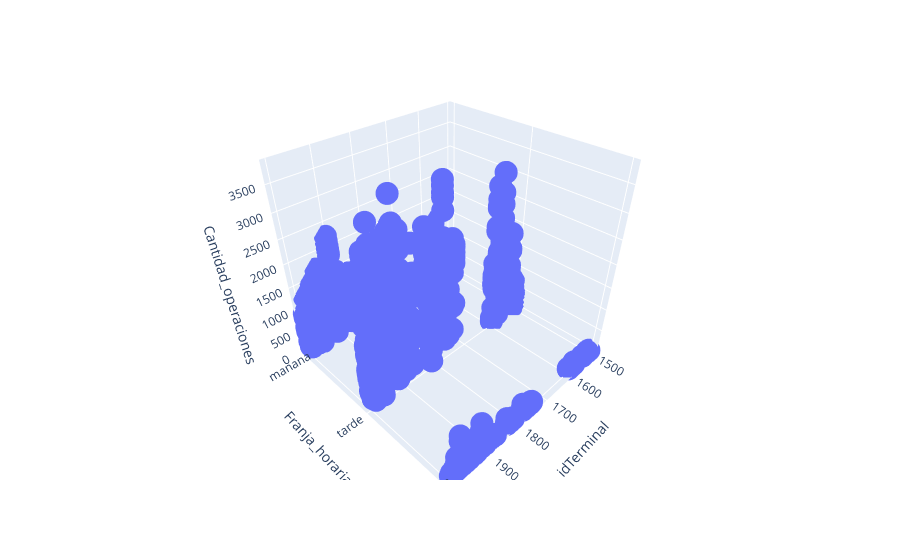

The cell this chart's notebook holds for it:
### Markdown cell above
#### Conclusiones del análisis ANOVA:
Como se puede observar, todas las variables cuentan con un p valor lo suficientemente pequeño, definiendo un intervalo de confianza de 5%, teniendo en cuenta que todas las variables cumplen con el intervalo de confianza, todas deberían ser tenidas en cuenta en el modelo

### 1.3.2 Análisis Gráfico:

### Code cell
plotly.offline.init_notebook_mode(connected=True)
fig = px.scatter_3d(dataNew, x='idTerminal', y='Franja_horaria', z='Cantidad_operaciones')
#fig.write_html("animacion1_3D.html")
fig.show()

### Figure 1 — Plotly figure (JSON) as saved in the notebook; plotly's stock layout.template omitted (floating-point values rounded to 4 significant figures; data arrays with more than 128 entries replaced by an {"elided": "..."} marker saying what was removed)
{"data": [{"hovertemplate": "idTerminal=%{x}<br>Franja_horaria=%{y}<br>Cantidad_operaciones=%{z}<extra></extra>", "legendgroup": "", "marker": {"color": "#636efa", "symbol": "circle"}, "mode": "markers", "name": "", "scene": "scene", "showlegend": false, "type": "scatter3d", "x": {"elided": "906 int values"}, "y": {"elided": "906 str values"}, "z": {"elided": "906 int values"}}], "layout": {"legend": {"tracegroupgap": 0}, "margin": {"t": 60}, "scene": {"domain": {"x": [0, 1], "y": [0, 1]}, "xaxis": {"title": {"text": "idTerminal"}}, "yaxis": {"title": {"text": "Franja_horaria"}}, "zaxis": {"title": {"text": "Cantidad_operaciones"}}}}}
